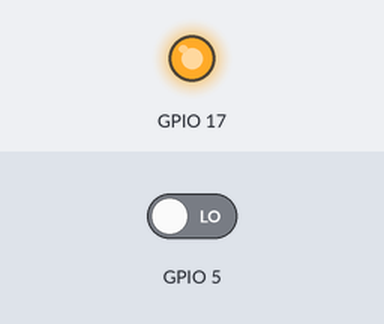
A program run on a simulated Raspberry Pi (BCM pin numbers). On the bench: output pins drawn as LEDs (lit = HIGH). Inputs (shaded band) come from the test bench; at power-on: GPIO 5 LOW. At 5.2 s the program stops and its outputs stay as they are.

Above: at 5.0 s.
5.1 s: GPIO 5 driven HIGH
At 6.0 s:
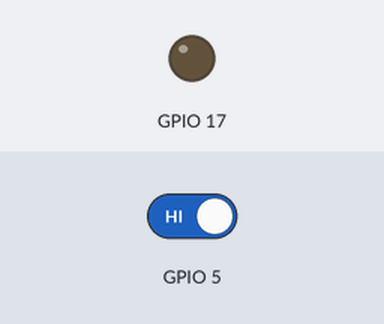
Timing chart, 0 to 6.7 s (numbered marks = the images above; inputs shaded):
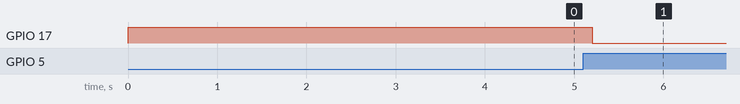

Measured:
- after the input at 5.1 s, GPIO 17: HIGH → LOW after 0.10 s

The program:

class_GPIO_InOut.py
```python
"""
Essai de création d'une classe rpi pour la déclaration des broches
a faire :
prendre en comppte la propriété __dict__ d'une broche plutôt
que de créer des propriétés supplémentaires
>>> print(bp.__dict__)
    {'_rpi__pin': 5, '_rpi__conf': 'IN', '_rpi__state': 0}
"""
from time import sleep
import RPi.GPIO as io

io.setmode( io.BCM )
io.setwarnings(False)

class rpi ( ) :
    def __init__ ( self, num_pin:int, conf:str ) :
        try :
            assert conf=="IN" or conf=="OUT", 'conf = "IN" ou "OUT"'
            assert type(num_pin)==int, 'num_pin : n° de broche'
            self.__pin = num_pin
            self.__conf = conf
            if conf=="IN" :
                io.setup ( self.__pin, io.IN )
                self.__state = io.input (self.__pin)
            else :
                io.setup ( self.__pin, io.OUT )
                io.output ( self.__pin, 0 )
                self.__state = False
        except :
            print("Syntaxe : broche = rpi ( n°de broche, 'IN' ou 'OUT' )")
    def on ( self ) :
        """
        Permet de mettre une broche "OUT" à l'état 1
        """
        try :
            assert self.__conf == "OUT", 'La brohe est configurée en "OUT"'
            io.output(self.__pin, 1)
            self.__state = True
        except :
            pass
    def off ( self ) :
        """
        Permet de mettre une broche "OUT" à l'état 0
        """
        try :
            assert self.__conf == "OUT", 'La brohe est configurée en "OUT"'
            io.output(self.__pin, 0)
            self.__state = False
        except :
            pass
    def state ( self ) :
        """
        Retourne l'état d'une broche
        """
        if self.__conf == "IN" :
            self.__state = io.input(self.__pin)
        return self.__state


ledv = rpi ( 17, "OUT")
bp = rpi ( 5, "IN")
ledv.on()
while not bp.state() :
    sleep(0.2)
ledv.off()
```
